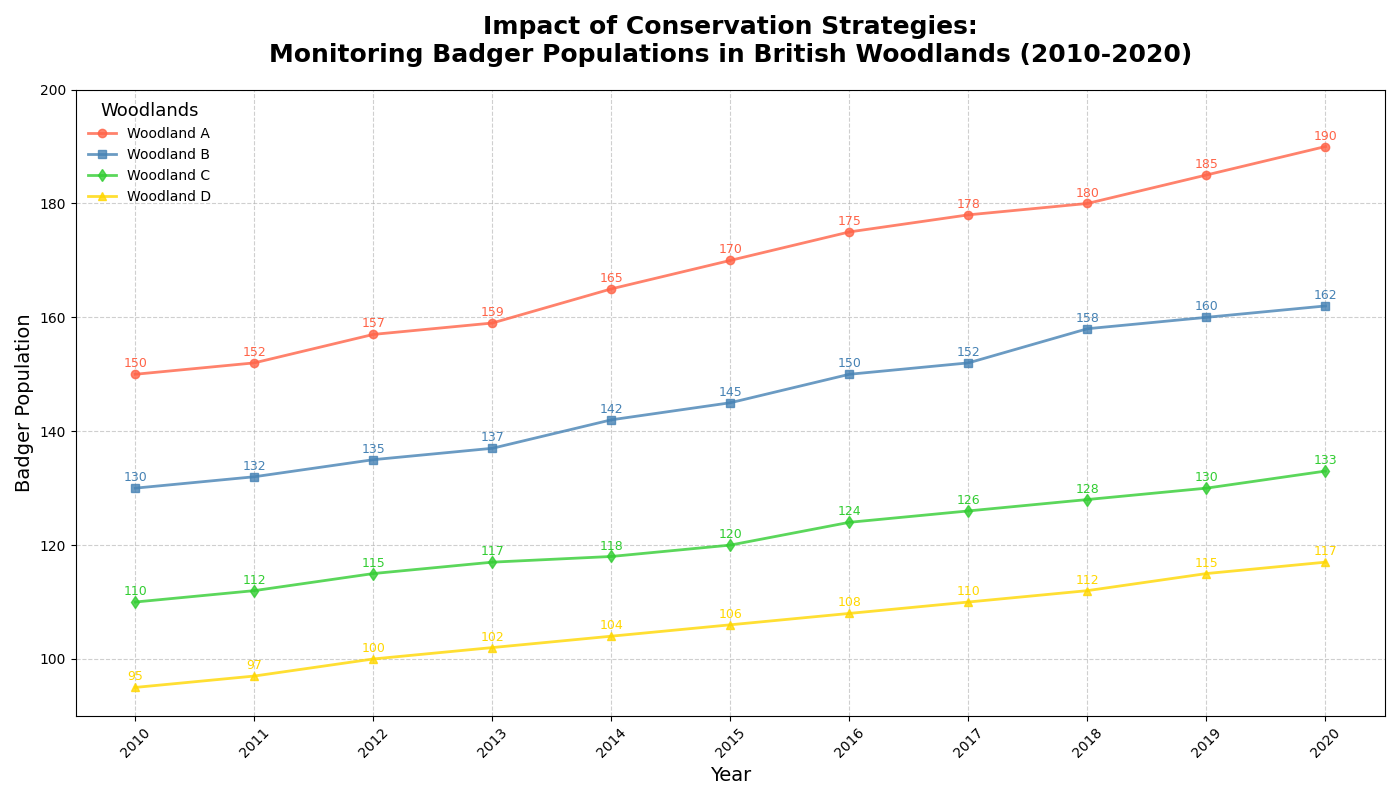

This chart was generated by the following Python code:
import matplotlib.pyplot as plt
import numpy as np

# Define the years
years = np.arange(2010, 2021)

# Badger population data in four different woodlands
woodland_A = np.array([150, 152, 157, 159, 165, 170, 175, 178, 180, 185, 190])
woodland_B = np.array([130, 132, 135, 137, 142, 145, 150, 152, 158, 160, 162])
woodland_C = np.array([110, 112, 115, 117, 118, 120, 124, 126, 128, 130, 133])
woodland_D = np.array([95, 97, 100, 102, 104, 106, 108, 110, 112, 115, 117])

# New set of colors
colors = ['#FF6347', '#4682B4', '#32CD32', '#FFD700']  # Tomato, Steel Blue, Lime Green, Gold
markers = ['o', 's', 'd', '^']

# Plotting
fig, ax1 = plt.subplots(figsize=(14, 8))

woodlands_data = [woodland_A, woodland_B, woodland_C, woodland_D]
woodland_names = ["Woodland A", "Woodland B", "Woodland C", "Woodland D"]

for data, name, color, marker in zip(woodlands_data, woodland_names, colors, markers):
    ax1.plot(years, data, label=name, color=color, marker=marker, linewidth=2, alpha=0.8)
    for (x, y) in zip(years, data):
        ax1.annotate(f'{y}', xy=(x, y), xytext=(0, 5),
                     textcoords='offset points', ha='center', fontsize=9, color=color)

# Set the title, labels, and grid
ax1.set_title('Impact of Conservation Strategies:\nMonitoring Badger Populations in British Woodlands (2010-2020)', 
              fontsize=18, fontweight='bold', pad=20)
ax1.set_xlabel('Year', fontsize=14)
ax1.set_ylabel('Badger Population', fontsize=14)
ax1.grid(True, linestyle='--', alpha=0.6)

# Add legend
ax1.legend(title='Woodlands', title_fontsize='13', loc='upper left', frameon=False)

plt.xticks(years, rotation=45)
plt.ylim(90, 200)

# Automatically adjust layout to prevent overlap
plt.tight_layout()

# Show the plot
plt.show()
